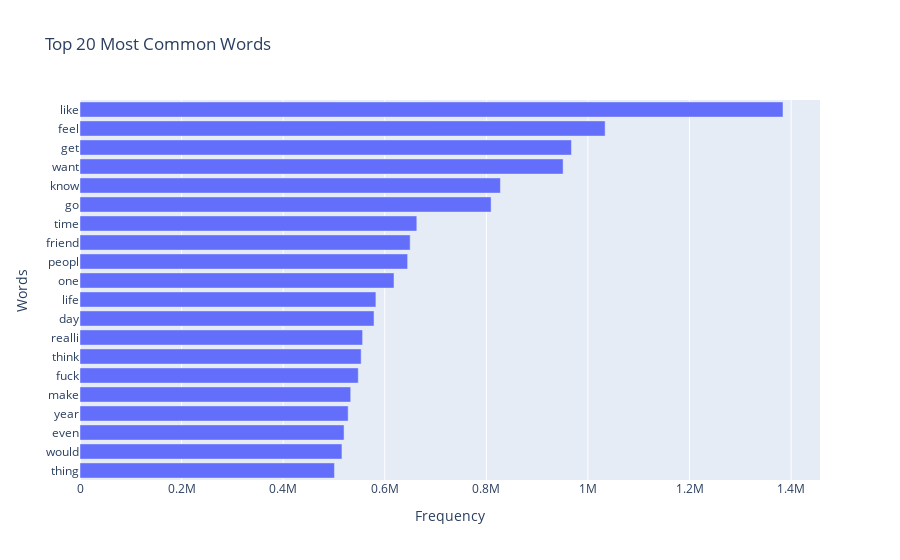

The code cell stored with this chart in its notebook:
### Markdown cell above
Placing it into a wordcloud puts into perspective the types of words used. The most prominent one being "like".

### Code cell
# Create a DataFrame from the word frequency dictionary
word_freq_df = pd.DataFrame(list(word_freq.items()), columns=['Words', 'Frequency'])

# Create a horizontal bar chart
fig = px.bar(word_freq_df, x='Frequency', y='Words', orientation='h', title='Top 20 Most Common Words')

# Update the layout to display the highest frequency at the top
fig.update_layout(yaxis=dict(autorange="reversed"))

# Show the plot
fig.show()

### Figure 1 — Plotly figure (JSON) as saved in the notebook; plotly's stock layout.template omitted (floating-point values rounded to 4 significant figures)
{"data": [{"alignmentgroup": "True", "hovertemplate": "Frequency=%{x}<br>Words=%{y}<extra></extra>", "legendgroup": "", "marker": {"color": "#636efa", "pattern": {"shape": ""}}, "name": "", "offsetgroup": "", "orientation": "h", "showlegend": false, "textposition": "auto", "type": "bar", "x": [1384000, 1033820, 967513, 951109, 827662, 809357, 663105, 649991, 645033, 618192, 582546, 578859, 556357, 553518, 547834, 532941, 527939, 519845, 515688, 500965], "xaxis": "x", "y": ["like", "feel", "get", "want", "know", "go", "time", "friend", "peopl", "one", "life", "day", "realli", "think", "fuck", "make", "year", "even", "would", "thing"], "yaxis": "y"}], "layout": {"barmode": "relative", "legend": {"tracegroupgap": 0}, "title": {"text": "Top 20 Most Common Words"}, "xaxis": {"anchor": "y", "domain": [0, 1], "title": {"text": "Frequency"}}, "yaxis": {"anchor": "x", "autorange": "reversed", "domain": [0, 1], "title": {"text": "Words"}}}}
